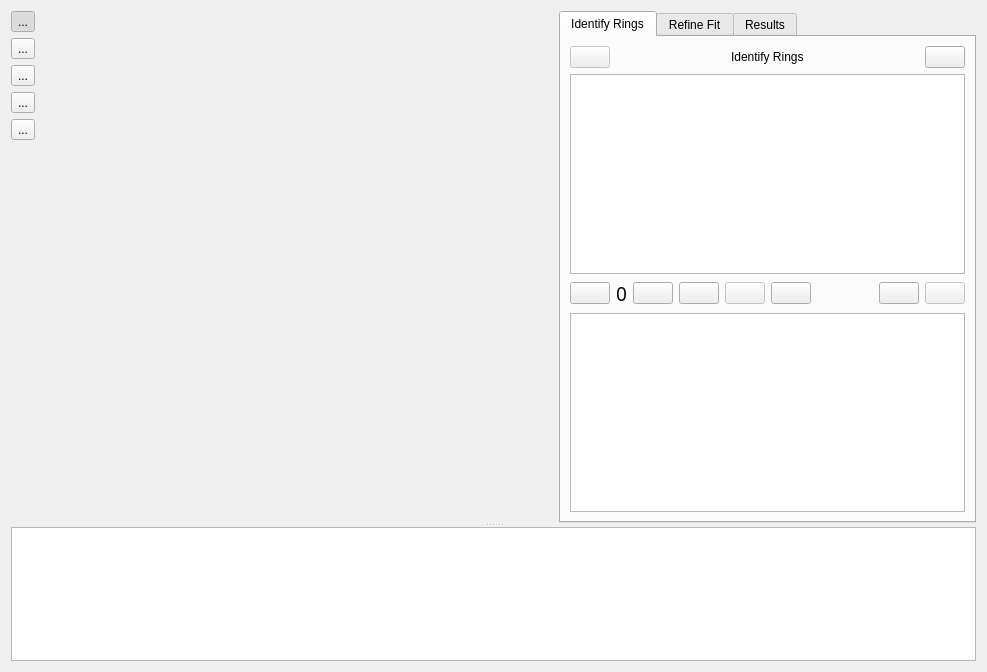
<?xml version="1.0" encoding="UTF-8"?>
<ui version="4.0">
 <class>QxrdPowderFitWidget</class>
 <widget class="QDialog" name="QxrdPowderFitWidget">
  <property name="geometry">
   <rect>
    <x>0</x>
    <y>0</y>
    <width>987</width>
    <height>672</height>
   </rect>
  </property>
  <property name="windowTitle">
   <string>Powder Fit</string>
  </property>
  <layout class="QGridLayout" name="gridLayout_2">
   <item row="0" column="0">
    <widget class="QSplitter" name="splitter">
     <property name="orientation">
      <enum>Qt::Vertical</enum>
     </property>
     <widget class="QWidget" name="">
      <layout class="QHBoxLayout" name="horizontalLayout_6">
       <item>
        <layout class="QVBoxLayout" name="verticalLayout">
         <item>
          <widget class="QToolButton" name="m_ImageZoomInButton">
           <property name="toolTip">
            <string>Zoom In</string>
           </property>
           <property name="text">
            <string>...</string>
           </property>
           <property name="icon">
            <iconset resource="qxrdresources.qrc">
             <normaloff>:/images/zoom-in.png</normaloff>:/images/zoom-in.png</iconset>
           </property>
           <property name="iconSize">
            <size>
             <width>24</width>
             <height>24</height>
            </size>
           </property>
           <property name="checkable">
            <bool>true</bool>
           </property>
           <property name="checked">
            <bool>true</bool>
           </property>
           <property name="autoExclusive">
            <bool>true</bool>
           </property>
          </widget>
         </item>
         <item>
          <widget class="QToolButton" name="m_ImageZoomOutButton">
           <property name="toolTip">
            <string>Zoom Out</string>
           </property>
           <property name="text">
            <string>...</string>
           </property>
           <property name="icon">
            <iconset resource="qxrdresources.qrc">
             <normaloff>:/images/zoom-out.png</normaloff>:/images/zoom-out.png</iconset>
           </property>
           <property name="iconSize">
            <size>
             <width>24</width>
             <height>24</height>
            </size>
           </property>
          </widget>
         </item>
         <item>
          <widget class="QToolButton" name="m_ImageZoomAllButton">
           <property name="toolTip">
            <string>Auto Scale</string>
           </property>
           <property name="text">
            <string>...</string>
           </property>
           <property name="icon">
            <iconset resource="qxrdresources.qrc">
             <normaloff>:/images/zoom-all.png</normaloff>:/images/zoom-all.png</iconset>
           </property>
           <property name="iconSize">
            <size>
             <width>24</width>
             <height>24</height>
            </size>
           </property>
          </widget>
         </item>
         <item>
          <widget class="QToolButton" name="m_ImageSetCenterButton">
           <property name="text">
            <string>...</string>
           </property>
           <property name="icon">
            <iconset resource="qxrdresources.qrc">
             <normaloff>:/images/ringfinder.png</normaloff>:/images/ringfinder.png</iconset>
           </property>
           <property name="iconSize">
            <size>
             <width>24</width>
             <height>24</height>
            </size>
           </property>
           <property name="checkable">
            <bool>true</bool>
           </property>
           <property name="autoExclusive">
            <bool>true</bool>
           </property>
          </widget>
         </item>
         <item>
          <widget class="QToolButton" name="m_ImageMeasureButton">
           <property name="text">
            <string>...</string>
           </property>
           <property name="icon">
            <iconset resource="qxrdresources.qrc">
             <normaloff>:/images/measure.png</normaloff>:/images/measure.png</iconset>
           </property>
           <property name="iconSize">
            <size>
             <width>24</width>
             <height>24</height>
            </size>
           </property>
           <property name="checkable">
            <bool>true</bool>
           </property>
           <property name="autoExclusive">
            <bool>true</bool>
           </property>
           <property name="autoRaise">
            <bool>false</bool>
           </property>
           <property name="arrowType">
            <enum>Qt::NoArrow</enum>
           </property>
          </widget>
         </item>
         <item>
          <spacer name="verticalSpacer">
           <property name="orientation">
            <enum>Qt::Vertical</enum>
           </property>
           <property name="sizeHint" stdset="0">
            <size>
             <width>20</width>
             <height>40</height>
            </size>
           </property>
          </spacer>
         </item>
        </layout>
       </item>
       <item>
        <widget class="QxrdPowderFitImagePlot" name="m_ImagePlot" native="true">
         <property name="sizePolicy">
          <sizepolicy hsizetype="Fixed" vsizetype="Fixed">
           <horstretch>0</horstretch>
           <verstretch>0</verstretch>
          </sizepolicy>
         </property>
         <property name="minimumSize">
          <size>
           <width>512</width>
           <height>512</height>
          </size>
         </property>
         <property name="maximumSize">
          <size>
           <width>512</width>
           <height>512</height>
          </size>
         </property>
        </widget>
       </item>
       <item>
        <widget class="QTabWidget" name="m_PowderFitSteps">
         <property name="currentIndex">
          <number>0</number>
         </property>
         <widget class="QWidget" name="m_IdentifyRingsTab">
          <attribute name="title">
           <string>Identify Rings</string>
          </attribute>
          <layout class="QGridLayout" name="gridLayout">
           <item row="0" column="0">
            <layout class="QHBoxLayout" name="horizontalLayout_2">
             <item>
              <widget class="QPushButton" name="pushButton_2">
               <property name="enabled">
                <bool>false</bool>
               </property>
               <property name="text">
                <string/>
               </property>
               <property name="icon">
                <iconset resource="qxrdresources.qrc">
                 <normaloff>:/images/go-previous.png</normaloff>:/images/go-previous.png</iconset>
               </property>
              </widget>
             </item>
             <item>
              <spacer name="horizontalSpacer_2">
               <property name="orientation">
                <enum>Qt::Horizontal</enum>
               </property>
               <property name="sizeHint" stdset="0">
                <size>
                 <width>40</width>
                 <height>20</height>
                </size>
               </property>
              </spacer>
             </item>
             <item>
              <widget class="QLabel" name="label">
               <property name="text">
                <string>Identify Rings</string>
               </property>
              </widget>
             </item>
             <item>
              <spacer name="horizontalSpacer_3">
               <property name="orientation">
                <enum>Qt::Horizontal</enum>
               </property>
               <property name="sizeHint" stdset="0">
                <size>
                 <width>40</width>
                 <height>20</height>
                </size>
               </property>
              </spacer>
             </item>
             <item>
              <widget class="QPushButton" name="m_IdNextStepButton">
               <property name="text">
                <string/>
               </property>
               <property name="icon">
                <iconset resource="qxrdresources.qrc">
                 <normaloff>:/images/go-next.png</normaloff>:/images/go-next.png</iconset>
               </property>
              </widget>
             </item>
            </layout>
           </item>
           <item row="1" column="0">
            <widget class="QTextBrowser" name="m_IdHelpBrowser">
             <property name="source">
              <url>
               <string>qrc:/help/qxrdpowderfitidentifyhelp.html</string>
              </url>
             </property>
            </widget>
           </item>
           <item row="2" column="0">
            <layout class="QHBoxLayout" name="horizontalLayout_5">
             <item>
              <widget class="QPushButton" name="m_IdPrevRingButton">
               <property name="toolTip">
                <string>Previous Ring</string>
               </property>
               <property name="text">
                <string/>
               </property>
               <property name="icon">
                <iconset resource="qxrdresources.qrc">
                 <normaloff>:/images/go-previous.png</normaloff>:/images/go-previous.png</iconset>
               </property>
              </widget>
             </item>
             <item>
              <widget class="QLabel" name="m_IdRingNumber">
               <property name="font">
                <font>
                 <family>Abyssinica SIL</family>
                 <pointsize>14</pointsize>
                </font>
               </property>
               <property name="text">
                <string>0</string>
               </property>
              </widget>
             </item>
             <item>
              <widget class="QPushButton" name="m_IdNextRingButton">
               <property name="toolTip">
                <string>Next Ring</string>
               </property>
               <property name="text">
                <string/>
               </property>
               <property name="icon">
                <iconset resource="qxrdresources.qrc">
                 <normaloff>:/images/go-next.png</normaloff>:/images/go-next.png</iconset>
               </property>
              </widget>
             </item>
             <item>
              <widget class="QPushButton" name="m_IdAddRingButton">
               <property name="toolTip">
                <string>Add Ring</string>
               </property>
               <property name="text">
                <string/>
               </property>
               <property name="icon">
                <iconset resource="qxrdresources.qrc">
                 <normaloff>:/images/list-add.png</normaloff>:/images/list-add.png</iconset>
               </property>
              </widget>
             </item>
             <item>
              <widget class="QPushButton" name="m_IdRemoveRingButton">
               <property name="enabled">
                <bool>false</bool>
               </property>
               <property name="toolTip">
                <string>Delete Ring</string>
               </property>
               <property name="text">
                <string/>
               </property>
               <property name="icon">
                <iconset resource="qxrdresources.qrc">
                 <normaloff>:/images/list-remove.png</normaloff>:/images/list-remove.png</iconset>
               </property>
              </widget>
             </item>
             <item>
              <widget class="QPushButton" name="m_IdPerformFitButton">
               <property name="toolTip">
                <string>Refine Fit</string>
               </property>
               <property name="text">
                <string/>
               </property>
               <property name="icon">
                <iconset resource="qxrdresources.qrc">
                 <normaloff>:/images/view-refresh.png</normaloff>:/images/view-refresh.png</iconset>
               </property>
              </widget>
             </item>
             <item>
              <spacer name="horizontalSpacer_8">
               <property name="orientation">
                <enum>Qt::Horizontal</enum>
               </property>
               <property name="sizeHint" stdset="0">
                <size>
                 <width>40</width>
                 <height>20</height>
                </size>
               </property>
              </spacer>
             </item>
             <item>
              <widget class="QPushButton" name="m_IdAddPointButton">
               <property name="toolTip">
                <string>Add Ring</string>
               </property>
               <property name="text">
                <string/>
               </property>
               <property name="icon">
                <iconset resource="qxrdresources.qrc">
                 <normaloff>:/images/list-add.png</normaloff>:/images/list-add.png</iconset>
               </property>
              </widget>
             </item>
             <item>
              <widget class="QPushButton" name="m_IdDeletePointButton">
               <property name="enabled">
                <bool>false</bool>
               </property>
               <property name="toolTip">
                <string>Delete Ring</string>
               </property>
               <property name="text">
                <string/>
               </property>
               <property name="icon">
                <iconset resource="qxrdresources.qrc">
                 <normaloff>:/images/list-remove.png</normaloff>:/images/list-remove.png</iconset>
               </property>
              </widget>
             </item>
            </layout>
           </item>
           <item row="3" column="0">
            <widget class="QTableWidget" name="m_IdRingsTable"/>
           </item>
          </layout>
         </widget>
         <widget class="QWidget" name="m_RefineFitTab">
          <attribute name="title">
           <string>Refine Fit</string>
          </attribute>
          <layout class="QGridLayout" name="gridLayout_3">
           <item row="0" column="0">
            <layout class="QHBoxLayout" name="horizontalLayout_3">
             <item>
              <widget class="QPushButton" name="m_RefPrevStepButton">
               <property name="enabled">
                <bool>true</bool>
               </property>
               <property name="text">
                <string/>
               </property>
               <property name="icon">
                <iconset resource="qxrdresources.qrc">
                 <normaloff>:/images/go-previous.png</normaloff>:/images/go-previous.png</iconset>
               </property>
              </widget>
             </item>
             <item>
              <spacer name="horizontalSpacer_4">
               <property name="orientation">
                <enum>Qt::Horizontal</enum>
               </property>
               <property name="sizeHint" stdset="0">
                <size>
                 <width>40</width>
                 <height>20</height>
                </size>
               </property>
              </spacer>
             </item>
             <item>
              <widget class="QLabel" name="label_2">
               <property name="text">
                <string>Refine Fit</string>
               </property>
              </widget>
             </item>
             <item>
              <spacer name="horizontalSpacer_5">
               <property name="orientation">
                <enum>Qt::Horizontal</enum>
               </property>
               <property name="sizeHint" stdset="0">
                <size>
                 <width>40</width>
                 <height>20</height>
                </size>
               </property>
              </spacer>
             </item>
             <item>
              <widget class="QPushButton" name="m_RefNextStepButton">
               <property name="text">
                <string/>
               </property>
               <property name="icon">
                <iconset resource="qxrdresources.qrc">
                 <normaloff>:/images/go-next.png</normaloff>:/images/go-next.png</iconset>
               </property>
              </widget>
             </item>
            </layout>
           </item>
           <item row="1" column="0">
            <widget class="QTextBrowser" name="m_refHelpBrowser">
             <property name="source">
              <url>
               <string>qrc:/help/qxrdpowderfitrefinehelp.html</string>
              </url>
             </property>
            </widget>
           </item>
           <item row="2" column="0">
            <layout class="QHBoxLayout" name="horizontalLayout">
             <item>
              <widget class="QPushButton" name="m_PerformFitButton">
               <property name="toolTip">
                <string>Refine Fit</string>
               </property>
               <property name="text">
                <string/>
               </property>
               <property name="icon">
                <iconset resource="qxrdresources.qrc">
                 <normaloff>:/images/view-refresh.png</normaloff>:/images/view-refresh.png</iconset>
               </property>
              </widget>
             </item>
             <item>
              <widget class="QPushButton" name="m_CancelFitButton">
               <property name="enabled">
                <bool>false</bool>
               </property>
               <property name="toolTip">
                <string>Stop Fit</string>
               </property>
               <property name="text">
                <string/>
               </property>
               <property name="icon">
                <iconset resource="qxrdresources.qrc">
                 <normaloff>:/images/process-stop.png</normaloff>:/images/process-stop.png</iconset>
               </property>
              </widget>
             </item>
             <item>
              <widget class="QPushButton" name="m_UndoFitButton">
               <property name="enabled">
                <bool>false</bool>
               </property>
               <property name="toolTip">
                <string>Undo Fit</string>
               </property>
               <property name="text">
                <string/>
               </property>
               <property name="icon">
                <iconset resource="qxrdresources.qrc">
                 <normaloff>:/images/edit-undo.png</normaloff>:/images/edit-undo.png</iconset>
               </property>
              </widget>
             </item>
             <item>
              <spacer name="horizontalSpacer">
               <property name="orientation">
                <enum>Qt::Horizontal</enum>
               </property>
               <property name="sizeHint" stdset="0">
                <size>
                 <width>40</width>
                 <height>20</height>
                </size>
               </property>
              </spacer>
             </item>
             <item>
              <widget class="QPushButton" name="m_AddRingButton">
               <property name="toolTip">
                <string>Add Ring</string>
               </property>
               <property name="text">
                <string/>
               </property>
               <property name="icon">
                <iconset resource="qxrdresources.qrc">
                 <normaloff>:/images/list-add.png</normaloff>:/images/list-add.png</iconset>
               </property>
              </widget>
             </item>
             <item>
              <widget class="QPushButton" name="m_DeleteRingButton">
               <property name="enabled">
                <bool>false</bool>
               </property>
               <property name="toolTip">
                <string>Delete Ring</string>
               </property>
               <property name="text">
                <string/>
               </property>
               <property name="icon">
                <iconset resource="qxrdresources.qrc">
                 <normaloff>:/images/list-remove.png</normaloff>:/images/list-remove.png</iconset>
               </property>
              </widget>
             </item>
            </layout>
           </item>
           <item row="3" column="0">
            <widget class="QTableWidget" name="m_FitParameters">
             <column>
              <property name="text">
               <string>Parameter</string>
              </property>
             </column>
             <column>
              <property name="text">
               <string>Value</string>
              </property>
             </column>
             <column>
              <property name="text">
               <string>Fit?</string>
              </property>
             </column>
             <column>
              <property name="text">
               <string>Lim?</string>
              </property>
             </column>
             <column>
              <property name="text">
               <string>Low Limit</string>
              </property>
             </column>
             <column>
              <property name="text">
               <string>High Limit</string>
              </property>
             </column>
            </widget>
           </item>
          </layout>
         </widget>
         <widget class="QWidget" name="m_ReviewResultsTab">
          <attribute name="title">
           <string>Results</string>
          </attribute>
          <layout class="QGridLayout" name="gridLayout_4">
           <item row="0" column="0">
            <layout class="QHBoxLayout" name="horizontalLayout_4">
             <item>
              <widget class="QPushButton" name="m_ResPrevStepButton">
               <property name="enabled">
                <bool>true</bool>
               </property>
               <property name="text">
                <string/>
               </property>
               <property name="icon">
                <iconset resource="qxrdresources.qrc">
                 <normaloff>:/images/go-previous.png</normaloff>:/images/go-previous.png</iconset>
               </property>
              </widget>
             </item>
             <item>
              <spacer name="horizontalSpacer_6">
               <property name="orientation">
                <enum>Qt::Horizontal</enum>
               </property>
               <property name="sizeHint" stdset="0">
                <size>
                 <width>40</width>
                 <height>20</height>
                </size>
               </property>
              </spacer>
             </item>
             <item>
              <widget class="QLabel" name="label_3">
               <property name="text">
                <string>Review Results</string>
               </property>
              </widget>
             </item>
             <item>
              <spacer name="horizontalSpacer_7">
               <property name="orientation">
                <enum>Qt::Horizontal</enum>
               </property>
               <property name="sizeHint" stdset="0">
                <size>
                 <width>40</width>
                 <height>20</height>
                </size>
               </property>
              </spacer>
             </item>
             <item>
              <widget class="QPushButton" name="m_ResNextStepButton">
               <property name="enabled">
                <bool>false</bool>
               </property>
               <property name="text">
                <string/>
               </property>
               <property name="icon">
                <iconset resource="qxrdresources.qrc">
                 <normaloff>:/images/go-next.png</normaloff>:/images/go-next.png</iconset>
               </property>
              </widget>
             </item>
            </layout>
           </item>
           <item row="1" column="0">
            <widget class="QTextBrowser" name="m_ResHelpBrowser">
             <property name="source">
              <url>
               <string>qrc:/help/qxrdpowderfitresultshelp.html</string>
              </url>
             </property>
            </widget>
           </item>
          </layout>
         </widget>
        </widget>
       </item>
      </layout>
     </widget>
     <widget class="QTextEdit" name="m_FittingOutput">
      <property name="lineWrapMode">
       <enum>QTextEdit::NoWrap</enum>
      </property>
      <property name="readOnly">
       <bool>true</bool>
      </property>
      <property name="textInteractionFlags">
       <set>Qt::TextSelectableByKeyboard|Qt::TextSelectableByMouse</set>
      </property>
     </widget>
    </widget>
   </item>
  </layout>
 </widget>
 <customwidgets>
  <customwidget>
   <class>QxrdPowderFitImagePlot</class>
   <extends>QWidget</extends>
   <header>qxrdpowderfitimageplot.h</header>
   <container>1</container>
  </customwidget>
 </customwidgets>
 <resources>
  <include location="qxrdresources.qrc"/>
 </resources>
 <connections/>
</ui>
